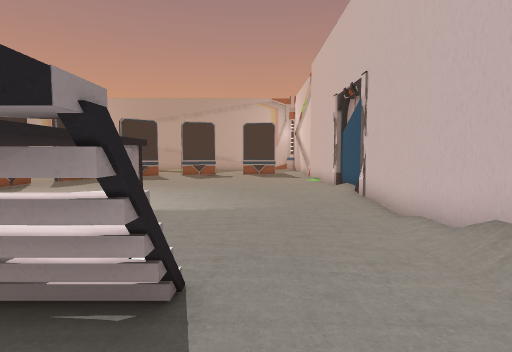
view 1 (above)

13 first-person views from a walk through a 3-D level made in the Unity game engine. The camera is 1.4 m above the floor, tilts 4° down and sees 80° across. The floor is counted in squares, 1 m on a side. Each view is taken from the middle of a square. On the plan, view 1 faces up. The plan holds only what a view shows up to about 14 squares ahead; the rest is blank. The place goes on beyond the plan. The player character is not drawn. Some surface patterns are stand-ins.

view 2
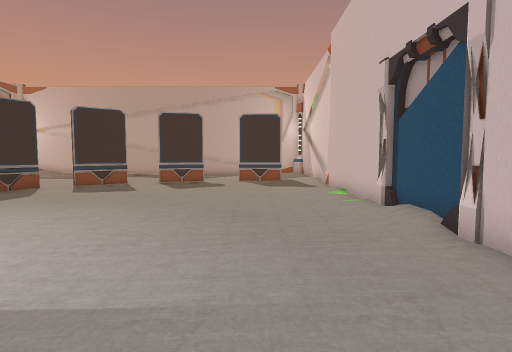

view 3
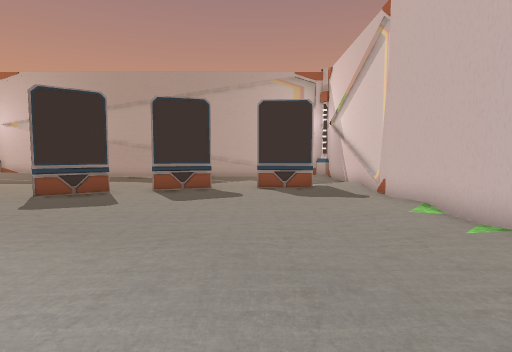

view 4
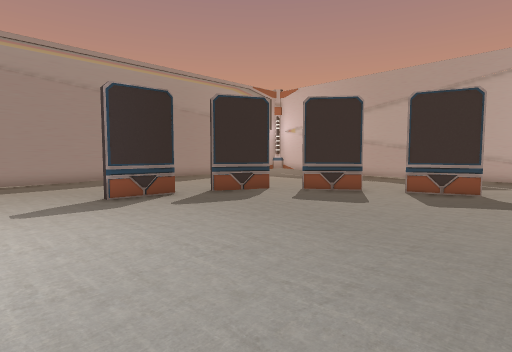

view 5
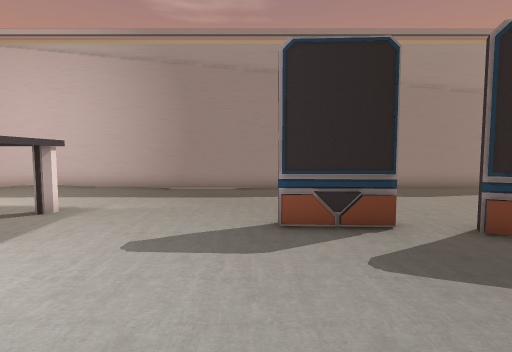

view 6
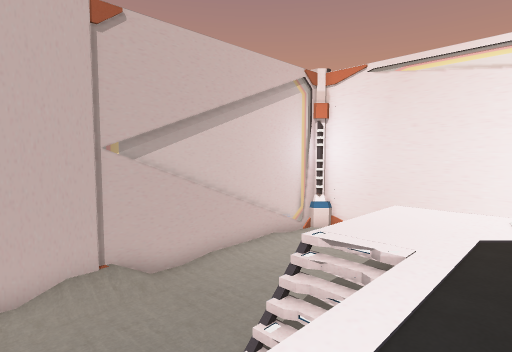

view 7
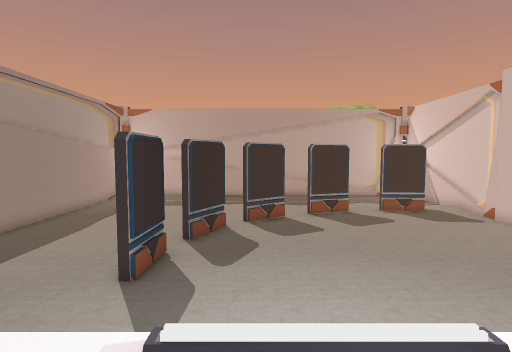

view 8
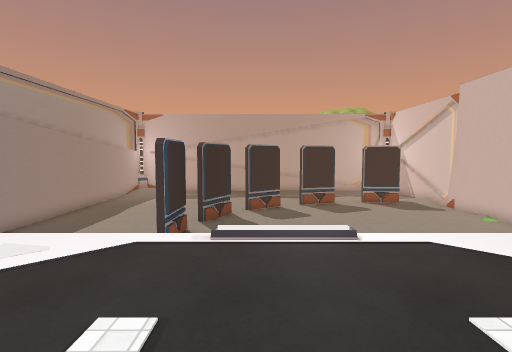

view 9
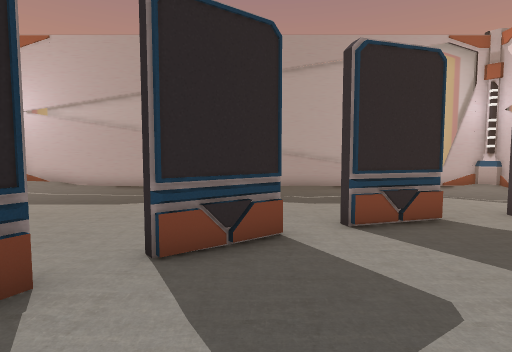

view 10
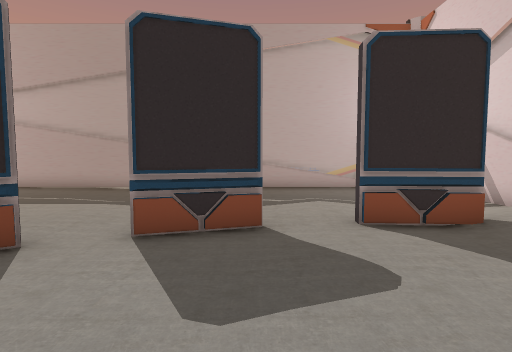

view 11
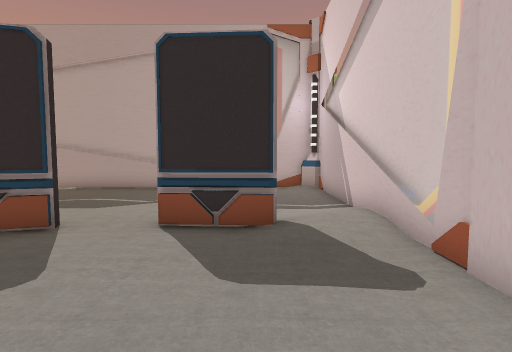

view 12
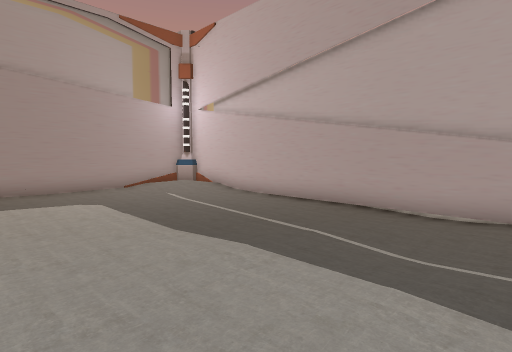

view 13
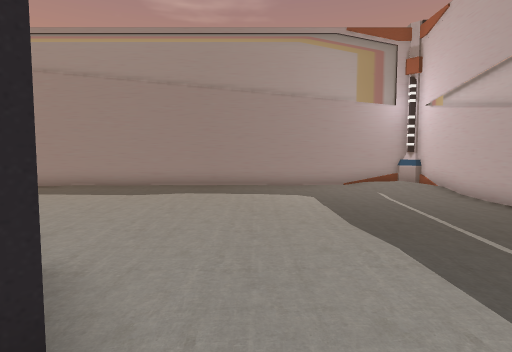

### Floor plan
Key: @ floor where view 1 was taken; # wall or solid block; x gap in a wall; . main floor; : floor 0.25 m higher than the main floor; - floor 0.25 m lower than the main floor; + floor 1.75 m higher than the main floor; / step, stairs or slope; = window, fence, low wall or low ledge; C column; O other object.
Columns run from 18 left of view 1 to 4 right of it. Each row starts with its distance up from view 1.
 30                      CC
 29 C############=======##C
 28 #::......-.......---.C#
 27 #:....................#
 26 #..........-..........#
 25 #.....................#
 24 #.....................#
 23 #.....................=
 22 #.............#O..##.:=
 21 #..........O.#O.......=
 20 #.........#O..........#
 19 #.........O...........#
 18 #.......#O............#
 17 #.......O.............#
 16 #......OO.............#
 15 #......x..............#
 14 #......#..............#
 13 #......#..............#
 12 #..................../#
 11 #....................:#
 10 #.....................#
  9 #.....................#
  8 #.........     .......#
  7 #.....++++//+++ ......#
  6 #.....+++++++++ ......#
  5 #..... +++++++  ...../#
  4 #....   +++++  +...../#
  3 #..           ++//.../#
  2 #.        +   ++/#....#
  1 #             +++#....#
  0               +++ @...#
 -1                ++ ....#
 -2                ++ .../=
 -3                .. ....=
 -4                      .=
 -5                      CC
 -6                ======CC

Where each view was taken, in squares from view 1:
view 1: 0 up, 0 right, facing up
view 2: 5 up, 0 right, facing up
view 3: 9 up, 1 left, facing up
view 4: 9 up, 1 left, facing up-left
view 5: 12 up, 5 left, facing left
view 6: 6 up, 4 left, facing down-right
view 7: 5 up, 8 left, facing up
view 8: 2 up, 8 left, facing up
view 9: 15 up, 7 left, facing up
view 10: 16 up, 3 left, facing up
view 11: 16 up, 1 right, facing up
view 12: 21 up, 6 left, facing up-left
view 13: 22 up, 5 left, facing left
